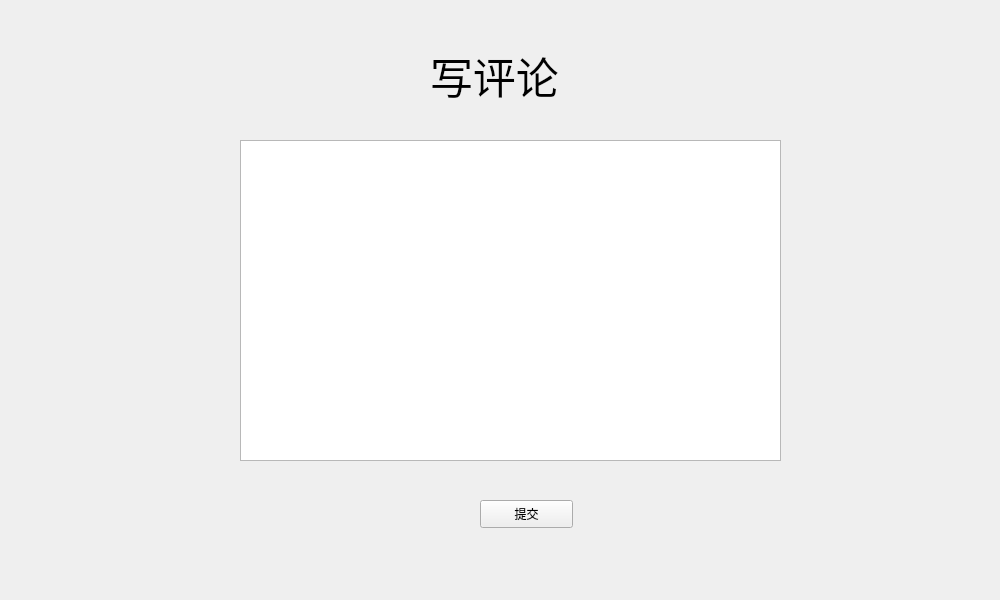
<?xml version="1.0" encoding="UTF-8"?>
<ui version="4.0">
 <class>com</class>
 <widget class="QWidget" name="com">
  <property name="geometry">
   <rect>
    <x>0</x>
    <y>0</y>
    <width>1000</width>
    <height>600</height>
   </rect>
  </property>
  <property name="minimumSize">
   <size>
    <width>1000</width>
    <height>600</height>
   </size>
  </property>
  <property name="maximumSize">
   <size>
    <width>1000</width>
    <height>600</height>
   </size>
  </property>
  <property name="windowTitle">
   <string>Form</string>
  </property>
  <widget class="QLabel" name="WriteLabel">
   <property name="geometry">
    <rect>
     <x>430</x>
     <y>40</y>
     <width>241</width>
     <height>71</height>
    </rect>
   </property>
   <property name="font">
    <font>
     <pointsize>32</pointsize>
    </font>
   </property>
   <property name="text">
    <string>写评论</string>
   </property>
  </widget>
  <widget class="QTextEdit" name="CommentEdit">
   <property name="geometry">
    <rect>
     <x>240</x>
     <y>140</y>
     <width>541</width>
     <height>321</height>
    </rect>
   </property>
  </widget>
  <widget class="QPushButton" name="SubmitComment">
   <property name="geometry">
    <rect>
     <x>480</x>
     <y>500</y>
     <width>93</width>
     <height>28</height>
    </rect>
   </property>
   <property name="text">
    <string>提交</string>
   </property>
  </widget>
 </widget>
 <resources/>
 <connections/>
</ui>
